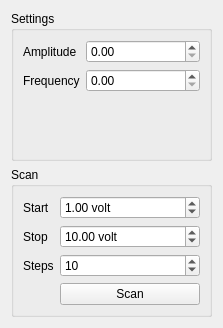
<?xml version="1.0" encoding="UTF-8"?>
<ui version="4.0">
 <class>Form</class>
 <widget class="QWidget" name="Form">
  <property name="geometry">
   <rect>
    <x>0</x>
    <y>0</y>
    <width>223</width>
    <height>328</height>
   </rect>
  </property>
  <property name="windowTitle">
   <string>Form</string>
  </property>
  <layout class="QVBoxLayout" name="verticalLayout">
   <item>
    <widget class="QGroupBox" name="groupBox_2">
     <property name="title">
      <string>Settings</string>
     </property>
     <layout class="QFormLayout" name="formLayout_2">
      <item row="0" column="0">
       <widget class="QLabel" name="startLabel_4">
        <property name="text">
         <string>Amplitude</string>
        </property>
       </widget>
      </item>
      <item row="0" column="1">
       <widget class="QDoubleSpinBox" name="fungen__amplitude"/>
      </item>
      <item row="2" column="0">
       <widget class="QLabel" name="stopLabel_4">
        <property name="text">
         <string>Frequency</string>
        </property>
       </widget>
      </item>
      <item row="2" column="1">
       <widget class="QDoubleSpinBox" name="fungen__frequency"/>
      </item>
     </layout>
    </widget>
   </item>
   <item>
    <widget class="QGroupBox" name="groupBox">
     <property name="title">
      <string>Scan</string>
     </property>
     <layout class="QFormLayout" name="formLayout">
      <item row="0" column="0">
       <widget class="QLabel" name="startLabel_3">
        <property name="text">
         <string>Start</string>
        </property>
       </widget>
      </item>
      <item row="0" column="1">
       <widget class="QDoubleSpinBox" name="start">
        <property name="suffix">
         <string> volt</string>
        </property>
        <property name="maximum">
         <double>100000.000000000000000</double>
        </property>
        <property name="value">
         <double>1.000000000000000</double>
        </property>
       </widget>
      </item>
      <item row="1" column="0">
       <widget class="QLabel" name="stopLabel_3">
        <property name="text">
         <string>Stop</string>
        </property>
       </widget>
      </item>
      <item row="1" column="1">
       <widget class="QDoubleSpinBox" name="stop">
        <property name="suffix">
         <string> volt</string>
        </property>
        <property name="maximum">
         <double>100000.000000000000000</double>
        </property>
        <property name="value">
         <double>10.000000000000000</double>
        </property>
       </widget>
      </item>
      <item row="2" column="0">
       <widget class="QLabel" name="stepLabel_3">
        <property name="text">
         <string>Steps</string>
        </property>
       </widget>
      </item>
      <item row="3" column="1">
       <widget class="QPushButton" name="scan_amplitudes">
        <property name="text">
         <string>Scan</string>
        </property>
       </widget>
      </item>
      <item row="2" column="1">
       <widget class="QSpinBox" name="steps">
        <property name="minimum">
         <number>1</number>
        </property>
        <property name="value">
         <number>10</number>
        </property>
       </widget>
      </item>
     </layout>
    </widget>
   </item>
  </layout>
 </widget>
 <resources/>
 <connections/>
</ui>
